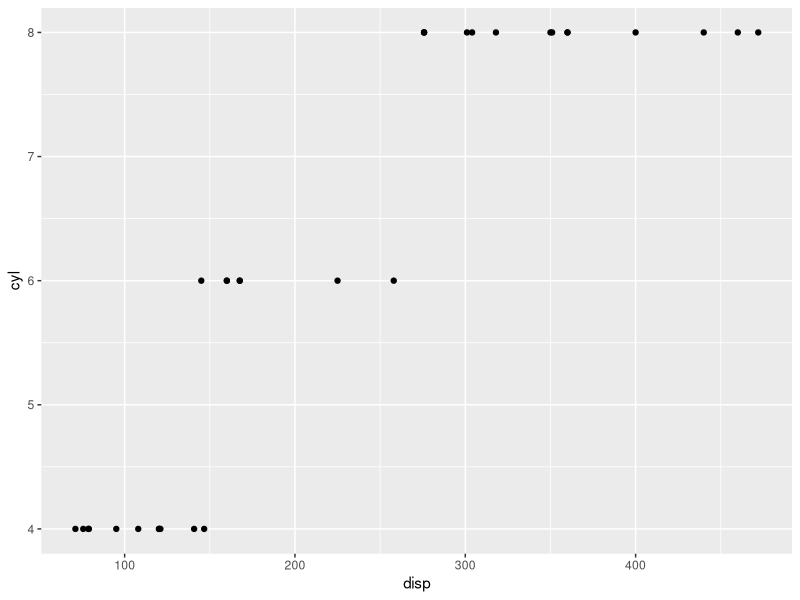

Write the R code that produced this figure.
## ---- chunk 1
library(ggplot2)
library(dplyr)
library(skimr)
## ---- chunk 2
mtcars

## ---- chunk 3
skimr::skim(starwars)
## ---- chunk 4
mtcars %>%
  select(disp,cyl)


## ---- chunk 5
ggplot(data = mtcars,mapping = aes(x = disp, y= cyl)) +
geom_point()
